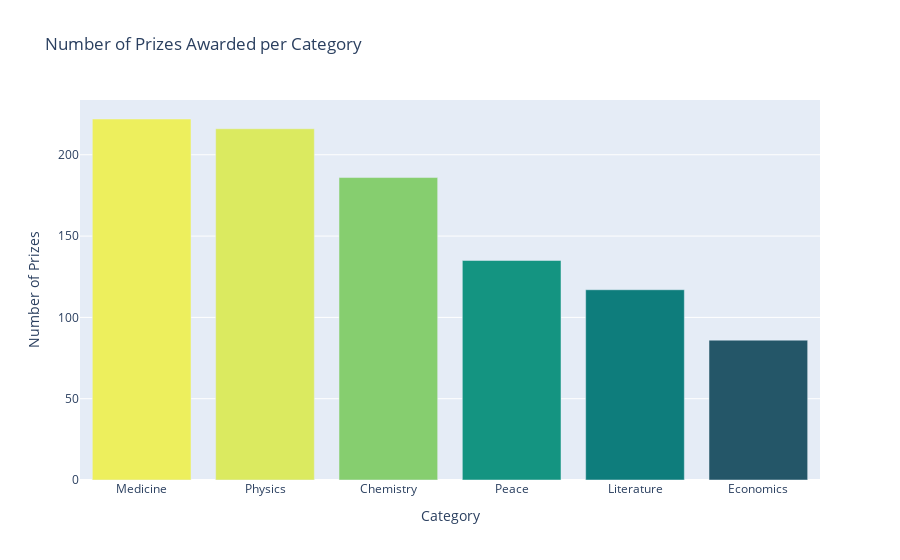

The code cell stored with this chart in its notebook:
### Code cell
bar = px.bar(df, df['category'].value_counts().index, 
       df['category'].value_counts().values, 
       color=df['category'].value_counts().values, 
       color_continuous_scale='Aggrnyl', title='Number of Prizes Awarded per Category')

bar.update_layout(xaxis_title='Category', yaxis_title='Number of Prizes', coloraxis_showscale=False)

### Figure 1 — Plotly figure (JSON) as saved in the notebook; plotly's stock layout.template omitted (floating-point values rounded to 4 significant figures)
{"data": [{"alignmentgroup": "True", "hovertemplate": "x=%{x}<br>y=%{y}<br>color=%{marker.color}<extra></extra>", "legendgroup": "", "marker": {"color": [222, 216, 186, 135, 117, 86], "coloraxis": "coloraxis", "pattern": {"shape": ""}}, "name": "", "offsetgroup": "", "orientation": "v", "showlegend": false, "textposition": "auto", "type": "bar", "x": ["Medicine", "Physics", "Chemistry", "Peace", "Literature", "Economics"], "xaxis": "x", "y": [222, 216, 186, 135, 117, 86], "yaxis": "y"}], "layout": {"autosize": true, "barmode": "relative", "coloraxis": {"colorbar": {"title": {"text": "color"}}, "colorscale": [[0, "rgb(36, 86, 104)"], [0.1667, "rgb(15, 114, 121)"], [0.3333, "rgb(13, 143, 129)"], [0.5, "rgb(57, 171, 126)"], [0.6667, "rgb(110, 197, 116)"], [0.8333, "rgb(169, 220, 103)"], [1, "rgb(237, 239, 93)"]], "showscale": false}, "legend": {"tracegroupgap": 0}, "title": {"text": "Number of Prizes Awarded per Category"}, "xaxis": {"anchor": "y", "autorange": true, "domain": [0, 1], "range": [-0.5, 5.5], "title": {"text": "Category"}, "type": "category"}, "yaxis": {"anchor": "x", "autorange": true, "domain": [0, 1], "range": [0, 233.7], "title": {"text": "Number of Prizes"}, "type": "linear"}}}
